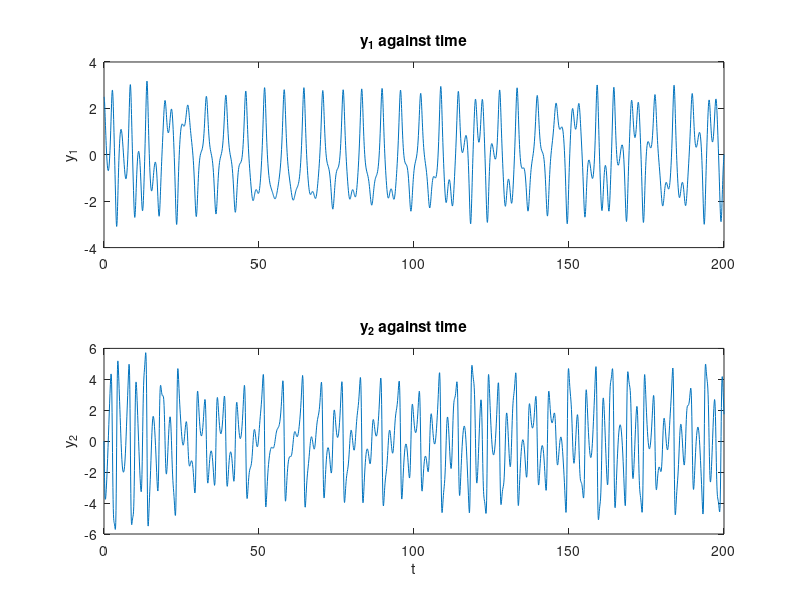

Source code (MATLAB): (Note: this script raises an error after producing the figure.)
%% 
% Name: Mukesh Aryal
% 
% Student ID: 268456

A = [0 1; -1 -0.03];
f = @(t,y) A*[y(1)^3; y(2)] + [0; 5.5*sin(t)];

[t,y] = ode45(f,[0,200],[2.5, 0]);
plot3(y(:,1),y(:,2),t);
xlabel('y_1'); ylabel('y_2'), zlabel('t');
title('Ueda Oscillator');
subplot(2,1,1);
plot(t,y(:,1));
ylabel('y_1');
title('y_1 against time')
subplot(2,1,2);
plot(t,y(:,2));
ylabel('y_2')
title('y_2 against time');
xlabel('t');
suptitle('Duffing Equation Components');